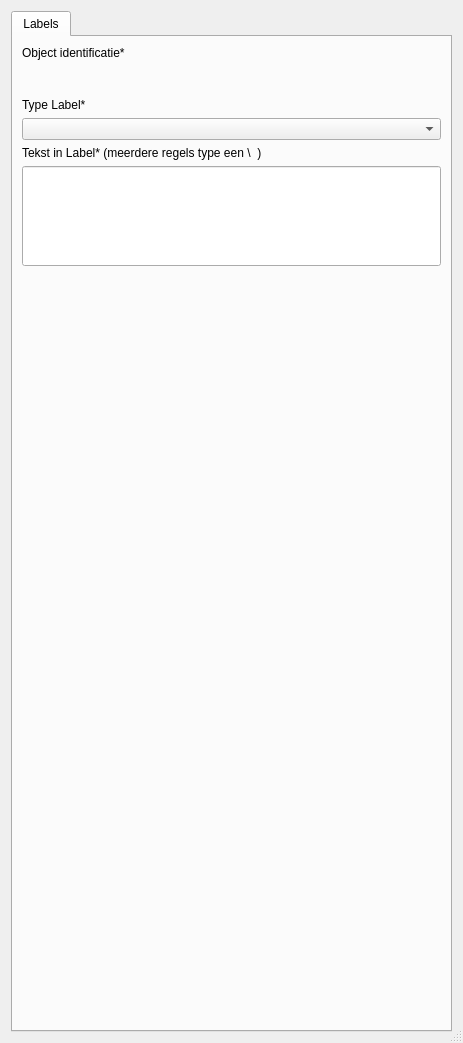
<?xml version="1.0" encoding="UTF-8"?>
<ui version="4.0">
 <class>pand_id_2</class>
 <widget class="QDialog" name="pand_id_2">
  <property name="geometry">
   <rect>
    <x>0</x>
    <y>0</y>
    <width>463</width>
    <height>1043</height>
   </rect>
  </property>
  <property name="sizePolicy">
   <sizepolicy hsizetype="Preferred" vsizetype="Preferred">
    <horstretch>0</horstretch>
    <verstretch>0</verstretch>
   </sizepolicy>
  </property>
  <property name="windowTitle">
   <string>Dialog</string>
  </property>
  <property name="autoFillBackground">
   <bool>false</bool>
  </property>
  <property name="sizeGripEnabled">
   <bool>true</bool>
  </property>
  <layout class="QHBoxLayout" name="horizontalLayout">
   <item>
    <widget class="QTabWidget" name="Objectgegevens_2">
     <property name="sizePolicy">
      <sizepolicy hsizetype="Preferred" vsizetype="Preferred">
       <horstretch>0</horstretch>
       <verstretch>0</verstretch>
      </sizepolicy>
     </property>
     <property name="autoFillBackground">
      <bool>true</bool>
     </property>
     <property name="currentIndex">
      <number>0</number>
     </property>
     <property name="documentMode">
      <bool>false</bool>
     </property>
     <widget class="QWidget" name="Objectgegevens">
      <attribute name="title">
       <string>Labels</string>
      </attribute>
      <layout class="QVBoxLayout" name="verticalLayout">
       <item>
        <widget class="QLabel" name="label_3">
         <property name="text">
          <string>Object identificatie*</string>
         </property>
        </widget>
       </item>
       <item>
        <widget class="QgsRelationReferenceWidget" name="object_id" native="true">
         <property name="sizePolicy">
          <sizepolicy hsizetype="Preferred" vsizetype="Preferred">
           <horstretch>0</horstretch>
           <verstretch>0</verstretch>
          </sizepolicy>
         </property>
         <property name="minimumSize">
          <size>
           <width>0</width>
           <height>26</height>
          </size>
         </property>
         <property name="whatsThis">
          <string/>
         </property>
        </widget>
       </item>
       <item>
        <widget class="QLabel" name="label_5">
         <property name="text">
          <string>Type Label*</string>
         </property>
        </widget>
       </item>
       <item>
        <widget class="QComboBox" name="soort">
         <property name="maxVisibleItems">
          <number>30</number>
         </property>
        </widget>
       </item>
       <item>
        <widget class="QLabel" name="label_7">
         <property name="text">
          <string>Tekst in Label* (meerdere regels type een \  )</string>
         </property>
        </widget>
       </item>
       <item>
        <widget class="QLineEdit" name="omschrijving">
         <property name="sizePolicy">
          <sizepolicy hsizetype="Expanding" vsizetype="Maximum">
           <horstretch>0</horstretch>
           <verstretch>0</verstretch>
          </sizepolicy>
         </property>
         <property name="minimumSize">
          <size>
           <width>0</width>
           <height>100</height>
          </size>
         </property>
         <property name="maxLength">
          <number>254</number>
         </property>
        </widget>
       </item>
       <item>
        <spacer name="verticalSpacer">
         <property name="orientation">
          <enum>Qt::Vertical</enum>
         </property>
         <property name="sizeHint" stdset="0">
          <size>
           <width>50</width>
           <height>529</height>
          </size>
         </property>
        </spacer>
       </item>
      </layout>
      <zorder>label_3</zorder>
      <zorder>object_id</zorder>
      <zorder>soort</zorder>
      <zorder>label_5</zorder>
      <zorder>omschrijving</zorder>
      <zorder>verticalSpacer</zorder>
      <zorder>label_7</zorder>
     </widget>
    </widget>
   </item>
  </layout>
 </widget>
 <customwidgets>
  <customwidget>
   <class>QgsRelationReferenceWidget</class>
   <extends>QWidget</extends>
   <header>qgsrelationreferencewidget.h</header>
  </customwidget>
 </customwidgets>
 <resources>
  <include location="image.qrc"/>
 </resources>
 <connections/>
</ui>
